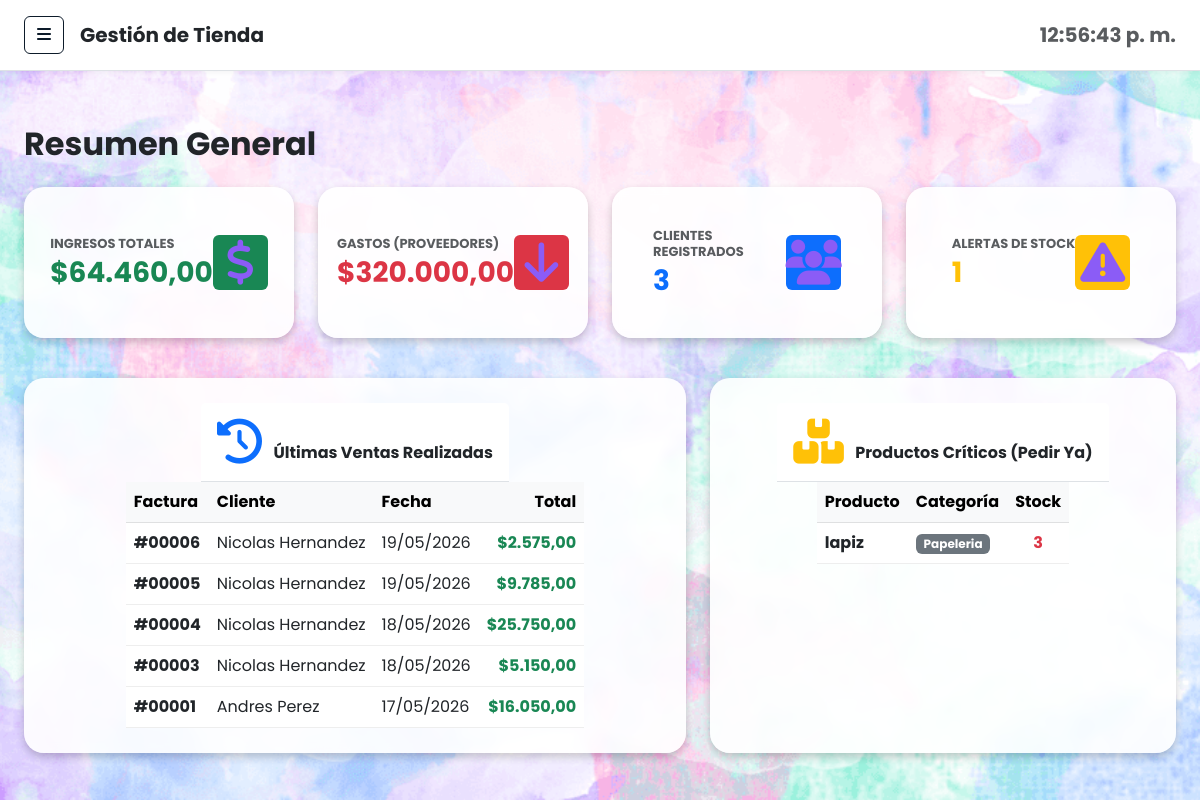
The page / on the database its author committed.
### tables this page shows
CREATE TABLE `compra` (
  `id_compra` int NOT NULL,
  `cedula_cliente` varchar(20) NOT NULL,
  `fecha` datetime NOT NULL DEFAULT CURRENT_TIMESTAMP,
  `total_compra` decimal(12,2) NOT NULL
);

CREATE TABLE `cliente` (
  `cedula` varchar(20) NOT NULL,
  `nombre` varchar(50) NOT NULL,
  `apellido` varchar(50) NOT NULL,
  `telefono` varchar(20) DEFAULT NULL,
  `correo` varchar(100) DEFAULT NULL
);

CREATE TABLE `producto` (
  `codigo` varchar(20) NOT NULL,
  `id_categoria` int NOT NULL,
  `nombre` varchar(100) NOT NULL,
  `peso` decimal(10,2) NOT NULL,
  `cantidad_almacenada` int NOT NULL DEFAULT '0',
  `tipo_empaque` enum('Carton','Plastico','Otro') NOT NULL,
  `precio_unitario` decimal(10,2) NOT NULL
);

CREATE TABLE `categoria` (
  `id_categoria` int NOT NULL,
  `nombre` varchar(50) NOT NULL,
  `porcentaje_impuesto` decimal(5,2) NOT NULL,
  `stock_minimo` int NOT NULL DEFAULT '5'
);

### index.php (the view, shortened to what this page needs)
<?php
require_once 'config/conexion.php';
$query_ingresos = "SELECT SUM(total_compra) AS total_ingresos FROM Compra";
$resultado_ingresos = $conexion->query($query_ingresos)->fetch_assoc();
$ingresos = $resultado_ingresos['total_ingresos'] ?? 0;
$query_gastos = "SELECT SUM(valor_total_pagado) AS total_gastos FROM Producto_Proveedor";
$resultado_gastos = $conexion->query($query_gastos)->fetch_assoc();
$gastos = $resultado_gastos['total_gastos'] ?? 0;
$query_clientes = "SELECT COUNT(*) AS total_clientes FROM Cliente";
$resultado_clientes = $conexion->query($query_clientes)->fetch_assoc();
$clientes_total = $resultado_clientes['total_clientes'] ?? 0;
$query_count_alertas = "SELECT COUNT(*) AS total_alertas
                        FROM Producto p
                        INNER JOIN Categoria c ON p.id_categoria = c.id_categoria
                        WHERE p.cantidad_almacenada <= c.stock_minimo";
$resultado_count_alertas = $conexion->query($query_count_alertas)->fetch_assoc();
$total_alertas = $resultado_count_alertas['total_alertas'] ?? 0;
$query_ultimas_ventas = "SELECT co.id_compra, co.fecha, co.total_compra, cl.nombre, cl.apellido
                         FROM Compra co
                         INNER JOIN Cliente cl ON co.cedula_cliente = cl.cedula
                         ORDER BY co.fecha DESC LIMIT 5";
$ultimas_ventas = $conexion->query($query_ultimas_ventas);
$query_lista_alertas = "SELECT p.nombre, p.cantidad_almacenada, c.nombre AS categoria
                        FROM Producto p
                        INNER JOIN Categoria c ON p.id_categoria = c.id_categoria
                        WHERE p.cantidad_almacenada <= c.stock_minimo LIMIT 5";
$lista_alertas = $conexion->query($query_lista_alertas);
include 'includes/header.php';
include 'includes/sidebar.php';
?>
<h2 class="text-dark fw-bold mb-4">Resumen General</h2>
<div class="row mb-4">
    <div class="col-md-3 mb-3">
        <div class="card shadow-sm border-0 h-100">
            <div class="card-body d-flex justify-content-between align-items-center">
                <div>
                    <h6 class="text-muted text-uppercase fw-bold mb-1" style="font-size: 13px;">Ingresos Totales</h6>
                    <h3 class="fw-bold text-success mb-0">$<?= number_format($ingresos, 2, ',', '.') ?></h3>
                </div>
                <div class="bg-success text-white rounded p-3 fs-3 d-flex align-items-center justify-content-center" style="width: 55px; height: 55px;">
                    <i class="fas fa-dollar-sign"></i>
                </div>
            </div>
        </div>
    </div>
    <div class="col-md-3 mb-3">
        <div class="card shadow-sm border-0 h-100">
            <div class="card-body d-flex justify-content-between align-items-center">
                <div>
                    <h6 class="text-muted text-uppercase fw-bold mb-1" style="font-size: 13px;">Gastos (Proveedores)</h6>
                    <h3 class="fw-bold text-danger mb-0">$<?= number_format($gastos, 2, ',', '.') ?></h3>
                </div>
                <div class="bg-danger text-white rounded p-3 fs-3 d-flex align-items-center justify-content-center" style="width: 55px; height: 55px;">
                    <i class="fas fa-arrow-down"></i>
                </div>
            </div>
        </div>
    </div>
    <div class="col-md-3 mb-3">
        <div class="card shadow-sm border-0 h-100">
            <div class="card-body d-flex justify-content-between align-items-center">
                <div>
                    <h6 class="text-muted text-uppercase fw-bold mb-1" style="font-size: 13px;">Clientes Registrados</h6>
                    <h3 class="fw-bold text-primary mb-0"><?= $clientes_total ?></h3>
                </div>
                <div class="bg-primary text-white rounded p-3 fs-3 d-flex align-items-center justify-content-center" style="width: 55px; height: 55px;">
                    <i class="fas fa-users"></i>
                </div>
            </div>
        </div>
    </div>
    <div class="col-md-3 mb-3">
        <div class="card shadow-sm border-0 h-100">
            <div class="card-body d-flex justify-content-between align-items-center">
                <div>
                    <h6 class="text-muted text-uppercase fw-bold mb-1" style="font-size: 13px;">Alertas de Stock</h6>
                    <h3 class="fw-bold text-warning mb-0"><?= $total_alertas ?></h3>
                </div>
                <div class="bg-warning text-dark rounded p-3 fs-3 d-flex align-items-center justify-content-center" style="width: 55px; height: 55px;">
                    <i class="fas fa-exclamation-triangle"></i>
                </div>
            </div>
        </div>
    </div>
</div>
<div class="row">
    <div class="col-lg-7 mb-4">
        <div class="card shadow-sm border-0 h-100">
            <div class="card-header bg-white py-3 fw-bold text-dark border-bottom">
                <i class="fas fa-history text-primary me-2"></i> Últimas Ventas Realizadas
            </div>
            <div class="card-body p-0">
                <div class="table-responsive">
                    <table class="table table-hover align-middle mb-0">
                        <thead class="table-light">
                            <tr>
                                <th>Factura</th>
                                <th>Cliente</th>
                                <th>Fecha</th>
                                <th class="text-end">Total</th>
                            </tr>
                        </thead>
                        <tbody>
                            <?php if ($ultimas_ventas && $ultimas_ventas->num_rows > 0): ?>
                                <?php while ($venta = $ultimas_ventas->fetch_assoc()): ?>
                                    <tr>
                                        <td><strong>#<?= str_pad($venta['id_compra'], 5, "0", STR_PAD_LEFT) ?></strong></td>
                                        <td><?= $venta['nombre'] . ' ' . $venta['apellido'] ?></td>
                                        <td><?= date('d/m/Y', strtotime($venta['fecha'])) ?></td>
                                        <td class="text-end fw-bold text-success">$<?= number_format($venta['total_compra'], 2, ',', '.') ?></td>
                                    </tr>
                                <?php endwhile; ?>
                            <?php else: ?>
                                <tr><td colspan="4" class="text-center py-4 text-muted">No hay ventas registradas recientemente.</td></tr>
                            <?php endif; ?>
                        </tbody>
                    </table>
                </div>
            </div>
        </div>
    </div>
    <div class="col-lg-5 mb-4">
        <div class="card shadow-sm border-0 h-100">
            <div class="card-header bg-white py-3 fw-bold text-dark border-bottom">
                <i class="fas fa-boxes text-warning me-2"></i> Productos Críticos (Pedir Ya)
            </div>
            <div class="card-body p-0">
                <div class="table-responsive">
                    <table class="table table-hover align-middle mb-0">
                        <thead class="table-light">
                            <tr>
                                <th>Producto</th>
                                <th>Categoría</th>
                                <th class="text-center">Stock</th>
                            </tr>
                        </thead>
                        <tbody>
                            <?php if ($lista_alertas && $lista_alertas->num_rows > 0): ?>
                                <?php while ($prod_alerta = $lista_alertas->fetch_assoc()): ?>
                                    <tr>
                                        <td class="fw-bold"><?= $prod_alerta['nombre'] ?></td>
                                        <td><span class="badge bg-secondary"><?= $prod_alerta['categoria'] ?></span></td>
                                        <td class="text-center fw-bold text-danger bg-light-danger"><?= $prod_alerta['cantidad_almacenada'] ?></td>
                                    </tr>
                                <?php endwhile; ?>
                            <?php endif; ?>
                        </tbody>
                    </table>
                </div>
            </div>
        </div>
    </div>
</div>
<?php
include 'includes/footer.php';
?>

### includes/header.php (shortened to what this page needs)
<!DOCTYPE html>
<html lang="es">
<head>
    <link href="https://cdn.jsdelivr.net/npm/bootstrap@5.3.0/dist/css/bootstrap.min.css" rel="stylesheet">
    <link rel="stylesheet" href="https://cdnjs.cloudflare.com/ajax/libs/font-awesome/6.4.0/css/all.min.css">
    <link rel="stylesheet" href="/Proyecto/css/estilos.css">
</head>
<body>
    <div id="wrapper">
        <link rel="stylesheet" href="/Proyecto/css/estilos.css?v=2.0">

### includes/sidebar.php (shortened to what this page needs)
<div id="page-content-wrapper">
    <nav class="navbar navbar-expand-lg px-4 py-3 border-bottom d-print-none">
        <button class="btn btn-outline-dark me-3" id="menu-toggle">
            <i class="fas fa-bars"></i>
        </button>
        <h5 class="mb-0 text-dark fw-bold">Gestión de Tienda</h5>
        <div class="ms-auto d-flex align-items-center">
            <span class="text-muted fw-bold fs-5" id="reloj-actual">--:--:--</span>
        </div>
    </nav>
    <div class="container-fluid p-4">

### includes/footer.php (shortened to what this page needs)
</div> </div> </div> <script src="https://cdn.jsdelivr.net/npm/bootstrap@5.3.0/dist/js/bootstrap.bundle.min.js"></script>
</body>
</html>

### css/estilos.css (style rules this page uses)
* { margin: 0; padding: 0; box-sizing: border-box; font-family: 'Poppins', sans-serif; }
body { display: flex; background: #f4f7fe; }
.navbar { display: flex; justify-content: space-between; align-items: center; margin-bottom: 30px; }
.card { background: white; padding: 25px; border-radius: 20px; display: flex; justify-content: space-between; align-items: center; box-shadow: 0 4px 20px rgba(0,0,0,0.05); transition: 0.3s; }
.card i { font-size: 45px; color: #3b82f6; }
table { width: 100%; border-collapse: collapse; }
table th { text-align: left; padding: 15px; background: #f3f4f6; }
table td { padding: 15px; border-bottom: 1px solid #eee; }
.card i { color: #8b5cf6; }
body { background-color: #f4f6f9; overflow-x: hidden; margin: 0; }
#wrapper { display: flex; width: 100vw; height: 100vh; overflow: hidden; }
#page-content-wrapper { flex-grow: 1; width: 100%; height: 100vh; overflow-y: auto; display: flex; flex-direction: column; transition: width 0.3s ease; }
.navbar { background-color: #ffffff; box-shadow: 0 2px 4px rgba(0,0,0,0.04); }
#menu-toggle { color: #0d1b2a; border-color: #0d1b2a; }

### includes/header.php (style rules this page uses)
body, #page-content-wrapper { background-image: url('/Proyecto/img/fondo.png') !important; background-size: cover !important; background-position: center !important; background-repeat: no-repeat !important; background-attachment: fixed !important; }
.card { background-color: rgba(255, 255, 255, 0.90) !important; box-shadow: 0 4px 8px rgba(0, 0, 0, 0.2) !important; backdrop-filter: blur(4px); }

### rows shown on the page
compra: id_compra "00006", cedula_cliente.nombre "Nicolas", cedula_cliente.apellido "Hernandez", fecha "19/05/2026", total_compra "2.575,00"
compra: id_compra "00005", cedula_cliente.nombre "Nicolas", cedula_cliente.apellido "Hernandez", fecha "19/05/2026", total_compra "9.785,00"
compra: id_compra "00004", cedula_cliente.nombre "Nicolas", cedula_cliente.apellido "Hernandez", fecha "18/05/2026", total_compra "25.750,00"
compra: id_compra "00003", cedula_cliente.nombre "Nicolas", cedula_cliente.apellido "Hernandez", fecha "18/05/2026", total_compra "5.150,00"
compra: id_compra "00001", cedula_cliente.nombre "Andres", cedula_cliente.apellido "Perez", fecha "17/05/2026", total_compra "16.050,00"
producto: nombre "lapiz", id_categoria.nombre "Papeleria", cantidad_almacenada "3"

### other values the page prints
$ingresos "64.460,00"
$gastos "320.000,00"
$clientes_total "3"
$total_alertas "1"
